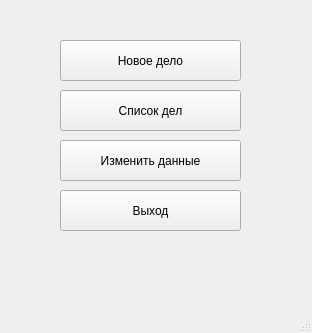
<?xml version="1.0" encoding="UTF-8"?>
<ui version="4.0">
 <class>MainWindow</class>
 <widget class="QMainWindow" name="MainWindow">
  <property name="geometry">
   <rect>
    <x>0</x>
    <y>0</y>
    <width>312</width>
    <height>333</height>
   </rect>
  </property>
  <property name="windowTitle">
   <string>Главное меню</string>
  </property>
  <property name="autoFillBackground">
   <bool>false</bool>
  </property>
  <property name="styleSheet">
   <string notr="true"/>
  </property>
  <widget class="QWidget" name="centralwidget">
   <widget class="QPushButton" name="newCaseBut">
    <property name="geometry">
     <rect>
      <x>60</x>
      <y>40</y>
      <width>181</width>
      <height>41</height>
     </rect>
    </property>
    <property name="autoFillBackground">
     <bool>false</bool>
    </property>
    <property name="text">
     <string>Новое дело</string>
    </property>
   </widget>
   <widget class="QPushButton" name="casesListBut">
    <property name="geometry">
     <rect>
      <x>60</x>
      <y>90</y>
      <width>181</width>
      <height>41</height>
     </rect>
    </property>
    <property name="text">
     <string>Список дел</string>
    </property>
   </widget>
   <widget class="QPushButton" name="exitBut">
    <property name="geometry">
     <rect>
      <x>60</x>
      <y>190</y>
      <width>181</width>
      <height>41</height>
     </rect>
    </property>
    <property name="text">
     <string>Выход</string>
    </property>
   </widget>
   <widget class="QPushButton" name="changeDataBut">
    <property name="geometry">
     <rect>
      <x>60</x>
      <y>140</y>
      <width>181</width>
      <height>41</height>
     </rect>
    </property>
    <property name="text">
     <string>Изменить данные</string>
    </property>
   </widget>
  </widget>
  <widget class="QMenuBar" name="menubar">
   <property name="geometry">
    <rect>
     <x>0</x>
     <y>0</y>
     <width>312</width>
     <height>24</height>
    </rect>
   </property>
  </widget>
  <widget class="QStatusBar" name="statusbar"/>
 </widget>
 <resources/>
 <connections/>
</ui>
